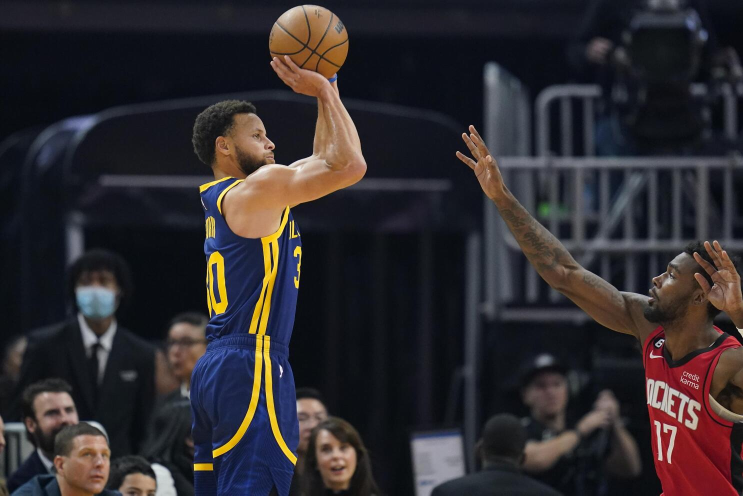
#> input picture data/curry.png, 1486 x 991 px (shown at 1/2 size)
$ python edge_detection.py
#> lines starting #> are read from the running program, lines starting #| are printed output that depends on the picture; after the words box and inside, x2 and y2 are one past the last pixel; in counts of white or black regions, pixels touching at a corner belong together
import cv2
import os
import numpy as np

img_path = os.path.join("data", "curry.png")
img = cv2.imread(img_path)
#> img is the input picture: shape (991, 1486, 3); mean B, G, R 46.9, 43.2, 47.7
edges = cv2.Canny(img, 200, 260)
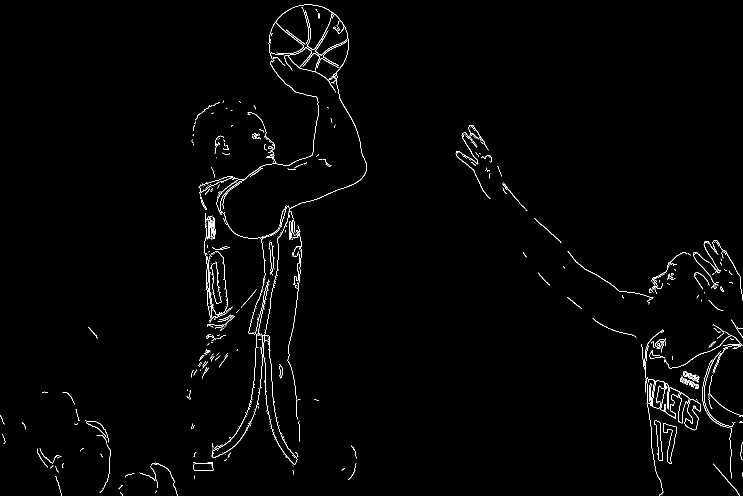
#> edges: shape (991, 1486) (shown at 1/2 size); 1.2% white in thin lines or dots

edges_dilated = cv2.dilate(edges, np.ones((3,3), dtype=np.int8))
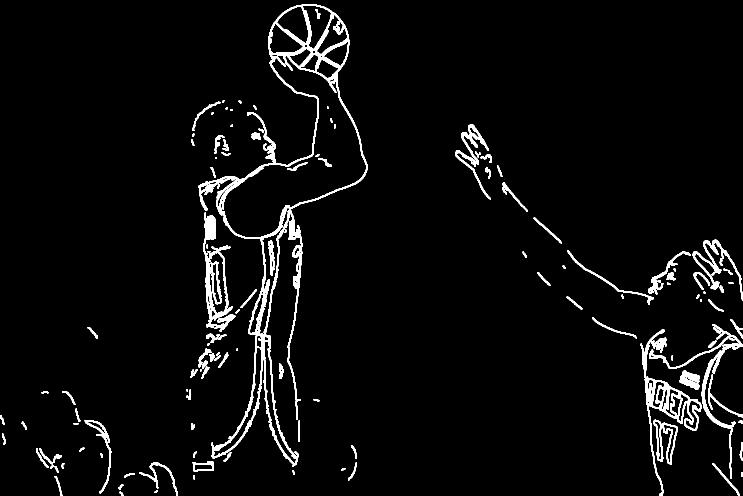
#> edges_dilated: shape (991, 1486) (shown at 1/2 size); 4% white; 129 white regions (9 under 20 px), largest, box (x1, y1, x2, y2) and area: (396, 8, 735, 934) 22896, (1281, 658, 1403, 991) 5416, (407, 425, 466, 646) 4060
edges_eroded = cv2.erode(edges_dilated, np.ones((3,3), dtype=np.int8))
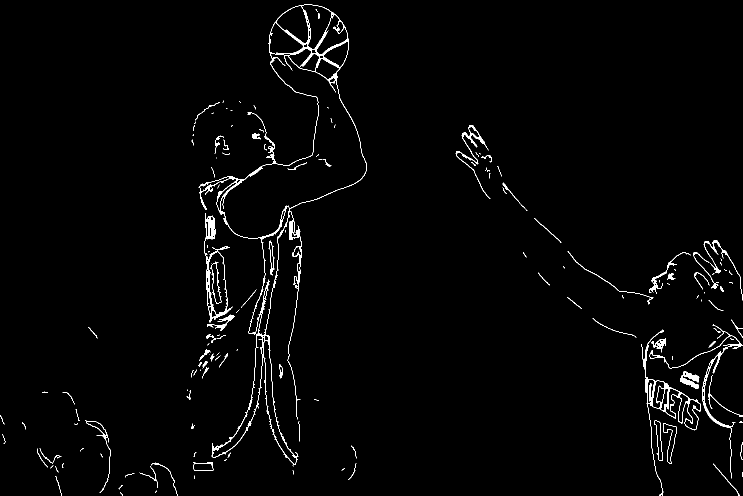
#> edges_eroded: shape (991, 1486) (shown at 1/2 size); 1.7% white; 158 white regions (83 under 20 px), largest, box (x1, y1, x2, y2) and area: (397, 9, 734, 930) 9584, (1282, 659, 1402, 991) 2183, (408, 426, 465, 645) 1817

cv2.imshow("Edges Dilated", edges_dilated)
cv2.imshow("Edges Eroded", edges_eroded)
cv2.waitKey(0)
cv2.destroyAllWindows()
